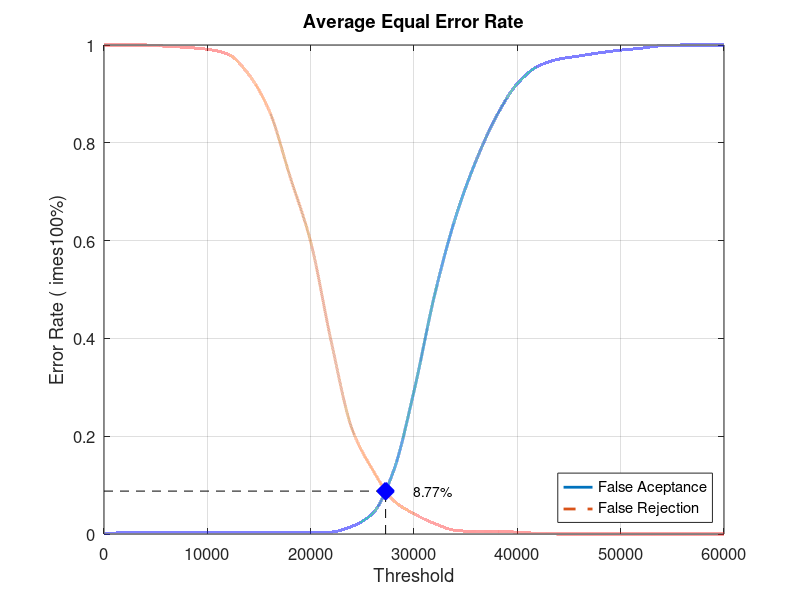
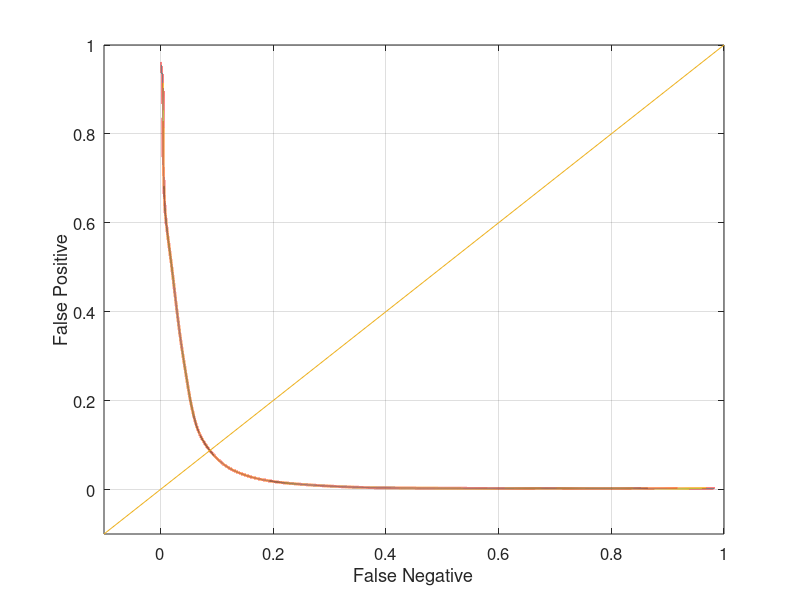

The MATLAB script that drew these images, in order:
close all;
clear;
clc;
x = 0:2000:60000;
xq = 0:0.5:60000;

y0 = [0 0.00263158 0.00263158 0.00263158 0.00263158 0.00263158 0.00263158 0.00263158 0.00263158 0.00263158 0.00263158 0.00394737 0.0157895 0.0421053 0.127632 0.292105 0.489474 0.646053 0.763158 0.855263 0.921053 0.956579 0.971053 0.977632 0.984211 0.989474 0.993421 0.998684 1 1 1]
yy0 = interp1(x, y0, xq, 'pchip');
y1 = [1 1 1 0.9975 0.995 0.99125 0.98125 0.94 0.865 0.73125 0.5975 0.3925 0.215 0.13125 0.06875 0.04125 0.02125 0.0075 0.005 0.005 0.00375 0.00125 0 0 0 0 0 0 0 0 0]
yy1 = interp1(x, y1, xq, 'pchip');

% Calculating EER: 
y2 = abs(y0 - y1);
find(y2 == min(y2))
yy2 = abs(yy0 - yy1);
xEER = find(yy2 == min(yy2));
xEERIndex = xq(xEER) % X-axis EER
yEER = yy0(xEER) % Y-axis EER

main = figure
plot(xq, yy0,'-','LineWidth', 2);	hold on
plot(xq, yy1,'--','LineWidth', 2);	hold on
plot([xEERIndex xEERIndex], [0 yEER], 'k--');	hold on
plot([0 xEERIndex], [yEER yEER], 'k--');	hold on
plot(xEERIndex, yEER, 'bx', 'LineWidth', 10);	hold on
text(xEERIndex + 10 * xEERIndex / 100, yEER, [num2str(round((10000 * yEER)) / 100) '%'])
legend('False Aceptance', 'False Rejection', 'Location', 'SouthEast')
xlabel('Threshold')
ylabel('Error Rate (	imes100%)')
title('Average Equal Error Rate')
set(gca, 'FontSize', 12)
axis([0 60000 0 1])
grid on

print(main, 'Experiment3AverageMain', '-dpng');
FNRxFPR = figure('Color', [1 1 1]);
plot(yy1, yy0, '-', yy1, yy0, 'LineWidth', 2);
hold on
y = -0.1:0.1:1
plot(y, y); 
set(gca, 'FontSize', 12)
xlabel('False Negative')
ylabel('False Positive')
axis([-0.1 1 -0.1 1])
set(gca, 'FontSize', 12)
grid on

print(FNRxFPR, 'Experiment3AverageFNRxFPR','-dpng');
